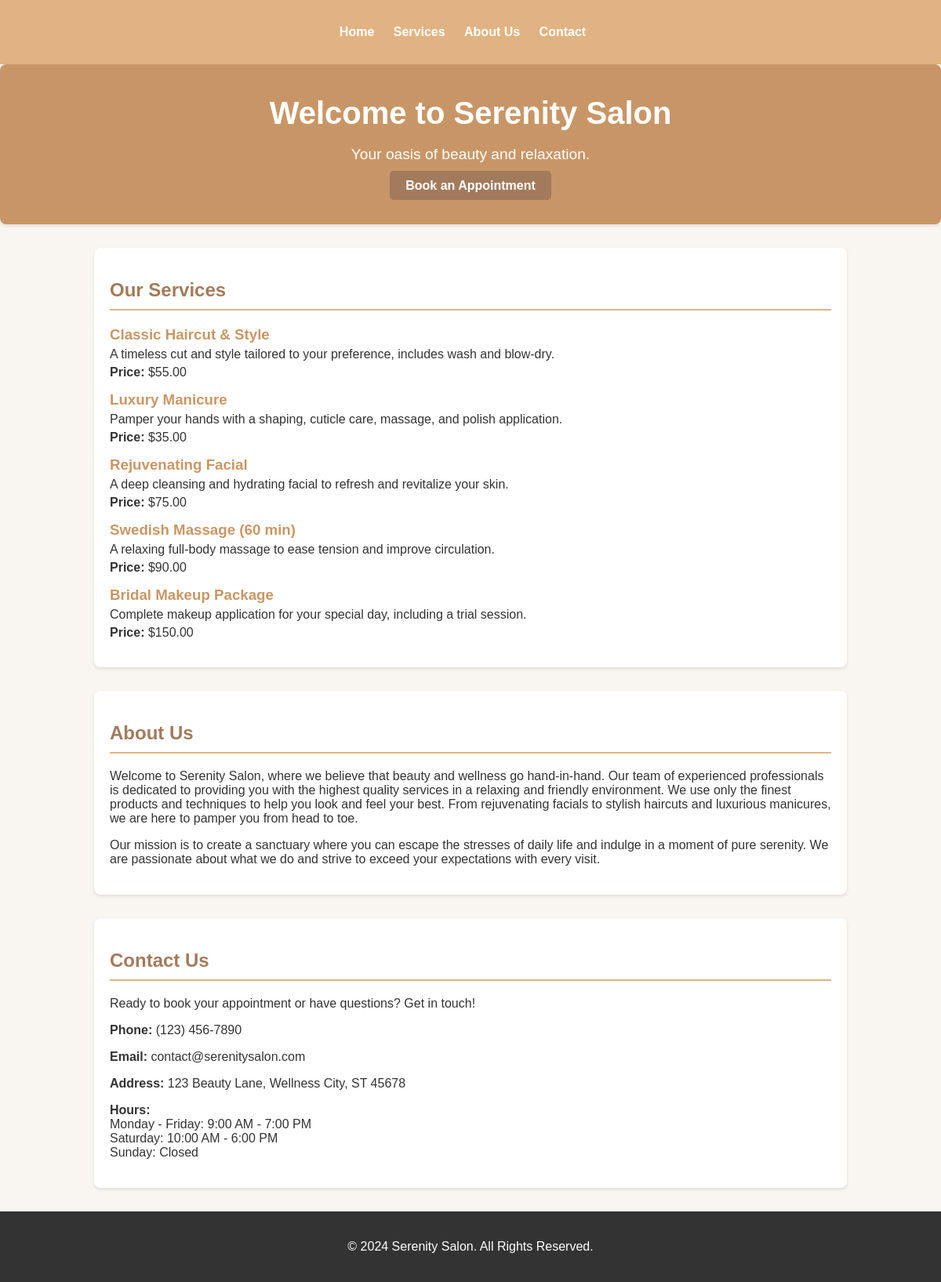
The page / on the database its author committed.
### salon_app/models.py (models this page shows, shortened)
class Service(models.Model):
    name = models.CharField(max_length=100)
    description = models.TextField()
    price = models.DecimalField(max_digits=6, decimal_places=2)

### salon_app/views.py (the view)
# urls.py: path('', views.service_list, name='service_list'),
def service_list(request):
    services = Service.objects.all()
    return render(request, 'salon_app/landing_page.html', {'services': services})

### salon_app/templates/salon_app/landing_page.html (shortened to what this page needs)
<!DOCTYPE html>
<html lang="en">
{% load static %}
<head>
    <link rel="stylesheet" href="{% static 'salon_app/css/style.css' %}">
</head>
<body>
    <header>
        <nav>
            <ul>
                <li><a href="#home">Home</a></li>
                <li><a href="#services">Services</a></li>
                <li><a href="#about">About Us</a></li>
                <li><a href="#contact">Contact</a></li>
            </ul>
        </nav>
    </header>
    <main>
        <section id="home" class="hero">
            <h1>Welcome to Serenity Salon</h1>
            <p>Your oasis of beauty and relaxation.</p>
            <a href="#contact" class="cta-button">Book an Appointment</a>
        </section>
        <div class="container">
            <section id="services">
                <h2>Our Services</h2>
                {% if services %}
                    {% for service in services %}
                        <div class="service-item">
                            <h3>{{ service.name }}</h3>
                            <p>{{ service.description }}</p>
                            <p><strong>Price:</strong> ${{ service.price }}</p>
                        </div>
                    {% endfor %}
                {% else %}
                    <p>No services currently available. Please check back later!</p>
                {% endif %}
            </section>
            <section id="about">
                <h2>About Us</h2>
                <p>Welcome to Serenity Salon, where we believe that beauty and wellness go hand-in-hand. Our team of experienced professionals is dedicated to providing you with the highest quality services in a relaxing and friendly environment. We use only the finest products and techniques to help you look and feel your best. From rejuvenating facials to stylish haircuts and luxurious manicures, we are here to pamper you from head to toe.</p>
                <p>Our mission is to create a sanctuary where you can escape the stresses of daily life and indulge in a moment of pure serenity. We are passionate about what we do and strive to exceed your expectations with every visit.</p>
            </section>
            <section id="contact">
                <h2>Contact Us</h2>
                <p>Ready to book your appointment or have questions? Get in touch!</p>
                <p><strong>Phone:</strong> (123) 456-7890</p>
                <p><strong>Email:</strong> contact@serenitysalon.com</p>
                <p><strong>Address:</strong> 123 Beauty Lane, Wellness City, ST 45678</p>
                <p><strong>Hours:</strong><br>
                    Monday - Friday: 9:00 AM - 7:00 PM<br>
                    Saturday: 10:00 AM - 6:00 PM<br>
                    Sunday: Closed
                </p>
            </section>
        </div>
    </main>
    <footer>
        <p>&copy; 2024 Serenity Salon. All Rights Reserved.</p>
    </footer>
</body>
</html>

### salon_app/static/salon_app/css/style.css (style rules this page uses)
body { font-family: sans-serif; margin: 0; padding: 0; background-color: #f9f5f0; color: #333; }
header { background-color: #e1b382; color: white; padding: 1em 0; text-align: center; }
nav ul { list-style-type: none; padding: 0; text-align: center; }
nav ul li { display: inline; margin-right: 20px; }
nav ul li a { color: white; text-decoration: none; font-weight: bold; }
.container { max-width: 960px; margin: 20px auto; padding: 0 20px; }
.hero { background-color: #c89666; color: white; padding: 40px 20px; text-align: center; margin-bottom: 30px; }
.hero h1 { margin: 0 0 10px 0; font-size: 2.5em; }
.hero p { font-size: 1.2em; margin-bottom: 20px; }
.cta-button { background-color: #a27b5c; color: white; padding: 10px 20px; text-decoration: none; border-radius: 5px; font-weight: bold; }
section { margin-bottom: 30px; padding: 20px; background-color: #fff; border-radius: 8px; box-shadow: 0 2px 4px rgba(0,0,0,0.1); }
h2 { color: #a27b5c; border-bottom: 2px solid #e1b382; padding-bottom: 10px; }
.service-item { margin-bottom: 15px; }
.service-item h3 { margin: 0 0 5px 0; color: #c89666; }
.service-item p { margin: 0 0 5px 0; }
footer { text-align: center; padding: 20px; background-color: #333; color: white; margin-top: 30px; }

### rows shown on the page
Service: name "Classic Haircut & Style", description "A timeless cut and style tailored to your preference, includes wash and blow-dry.", price "55.00"
Service: name "Luxury Manicure", description "Pamper your hands with a shaping, cuticle care, massage, and polish application.", price "35.00"
Service: name "Rejuvenating Facial", description "A deep cleansing and hydrating facial to refresh and revitalize your skin.", price "75.00"
Service: name "Swedish Massage (60 min)", description "A relaxing full-body massage to ease tension and improve circulation.", price "90.00"
Service: name "Bridal Makeup Package", description "Complete makeup application for your special day, including a trial session.", price "150.00"
